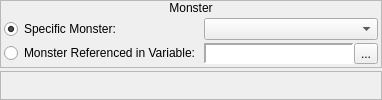
     <widget class="QWidget" name="wMonster">
      <layout class="QVBoxLayout" name="verticalLayout_62">
       <property name="spacing">
        <number>3</number>
       </property>
       <property name="margin">
        <number>0</number>
       </property>
       <item>
        <widget class="QFrame" name="frame_35">
         <property name="sizePolicy">
          <sizepolicy hsizetype="Preferred" vsizetype="Fixed">
           <horstretch>0</horstretch>
           <verstretch>0</verstretch>
          </sizepolicy>
         </property>
         <property name="frameShape">
          <enum>QFrame::StyledPanel</enum>
         </property>
         <property name="frameShadow">
          <enum>QFrame::Raised</enum>
         </property>
         <layout class="QVBoxLayout" name="verticalLayout_59">
          <property name="spacing">
           <number>0</number>
          </property>
          <property name="margin">
           <number>0</number>
          </property>
          <item>
           <widget class="QLabel" name="label_23">
            <property name="sizePolicy">
             <sizepolicy hsizetype="Preferred" vsizetype="Fixed">
              <horstretch>0</horstretch>
              <verstretch>0</verstretch>
             </sizepolicy>
            </property>
            <property name="text">
             <string>Monster</string>
            </property>
            <property name="alignment">
             <set>Qt::AlignCenter</set>
            </property>
           </widget>
          </item>
          <item>
           <widget class="QWidget" name="widget_29" native="true">
            <layout class="QHBoxLayout" name="horizontalLayout_28">
             <property name="spacing">
              <number>3</number>
             </property>
             <property name="margin">
              <number>3</number>
             </property>
             <item>
              <layout class="QVBoxLayout" name="verticalLayout_60">
               <property name="spacing">
                <number>3</number>
               </property>
               <item>
                <widget class="QRadioButton" name="rbSpecificMonster">
                 <property name="sizePolicy">
                  <sizepolicy hsizetype="Fixed" vsizetype="Fixed">
                   <horstretch>0</horstretch>
                   <verstretch>0</verstretch>
                  </sizepolicy>
                 </property>
                 <property name="text">
                  <string>Specific Monster:</string>
                 </property>
                 <property name="checked">
                  <bool>true</bool>
                 </property>
                </widget>
               </item>
               <item>
                <widget class="QRadioButton" name="rbReferencedMonster">
                 <property name="sizePolicy">
                  <sizepolicy hsizetype="Fixed" vsizetype="Fixed">
                   <horstretch>0</horstretch>
                   <verstretch>0</verstretch>
                  </sizepolicy>
                 </property>
                 <property name="text">
                  <string>Monster Referenced in Variable:</string>
                 </property>
                </widget>
               </item>
              </layout>
             </item>
             <item>
              <layout class="QVBoxLayout" name="verticalLayout_61">
               <property name="spacing">
                <number>3</number>
               </property>
               <item>
                <widget class="QComboBox" name="cboxMonsters"/>
               </item>
               <item>
                <widget class="QWidget" name="wMonsterVariable" native="true">
                 <layout class="QHBoxLayout" name="horizontalLayout_48">
                  <property name="spacing">
                   <number>0</number>
                  </property>
                  <property name="margin">
                   <number>0</number>
                  </property>
                  <item>
                   <widget class="QLabel" name="lblMonsterVariable">
                    <property name="sizePolicy">
                     <sizepolicy hsizetype="Preferred" vsizetype="Preferred">
                      <horstretch>0</horstretch>
                      <verstretch>0</verstretch>
                     </sizepolicy>
                    </property>
                    <property name="minimumSize">
                     <size>
                      <width>150</width>
                      <height>0</height>
                     </size>
                    </property>
                    <property name="font">
                     <font>
                      <family>Monospace</family>
                     </font>
                    </property>
                    <property name="styleSheet">
                     <string notr="true">background-color: palette(base);</string>
                    </property>
                    <property name="frameShape">
                     <enum>QFrame::Panel</enum>
                    </property>
                    <property name="frameShadow">
                     <enum>QFrame::Sunken</enum>
                    </property>
                    <property name="lineWidth">
                     <number>2</number>
                    </property>
                    <property name="text">
                     <string/>
                    </property>
                   </widget>
                  </item>
                  <item>
                   <widget class="QToolButton" name="bBrowseMonsterVariables">
                    <property name="text">
                     <string>...</string>
                    </property>
                    <property name="icon">
                     <iconset resource="gui_icons.qrc">
                      <normaloff>:/icons/fileopen.png</normaloff>:/icons/fileopen.png</iconset>
                    </property>
                   </widget>
                  </item>
                 </layout>
                </widget>
               </item>
              </layout>
             </item>
            </layout>
           </widget>
          </item>
         </layout>
        </widget>
       </item>
       <item>
        <widget class="QFrame" name="frame_58">
         <property name="frameShape">
          <enum>QFrame::StyledPanel</enum>
         </property>
         <property name="frameShadow">
          <enum>QFrame::Raised</enum>
         </property>
        </widget>
       </item>
      </layout>
     </widget>
